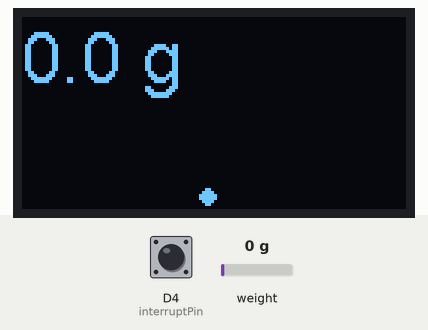
Simulated run of this sketch. Board: ESP8266 (NodeMCU). On the bench: 128×64 one-colour display. Inputs (shaded band) come from the test bench; at power-on: weight on the scale 0 g, D4 (interruptPin) HIGH. What the sketch prints to the serial monitor is not drawn.

Above: at 2.2 s.
2.3 s: weight on the scale set to 100 g
At 3.6 s:
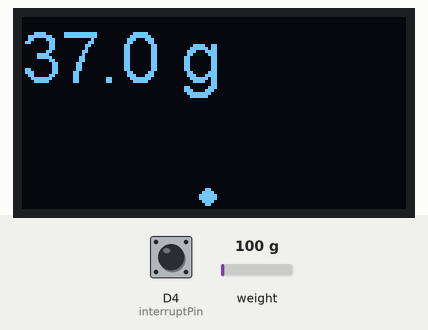
4.3 s: weight on the scale set to 1250 g
At 6.3 s:
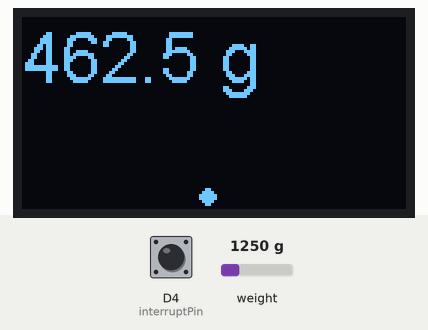
6.8 s: weight on the scale set to 2500 g
At 9.0 s:
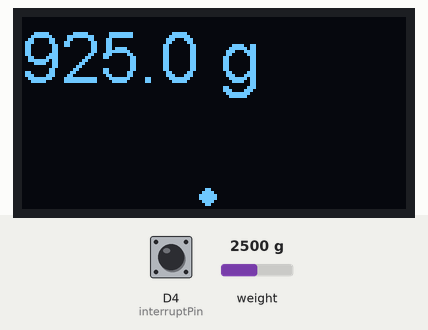
Timing chart, 0 to 10.5 s (numbered marks = the images above; inputs shaded):
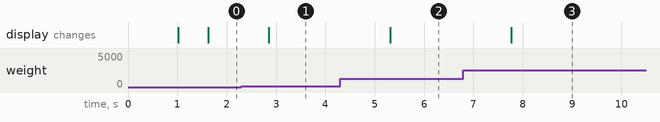

The sketch:

ssd1306_128x64_i2c.ino
```cpp
#include "HX711.h"
#include <Wire.h> //Bibliothek für die Arduino IDE <= 1.6.5
#include "SSD1306Wire.h" //Display Bibliothek
#include "OLEDDisplayUi.h" //Display Bibliothek

HX711 scale;
uint8_t dataPin = 14;
uint8_t clockPin = 12;
const byte interruptPin = 2;
volatile byte interruptCounter = 0;


//Initialisieren des Displays
//D1 - SDA
//D2 - SCL

SSD1306Wire  display(0x3c, D1, D2);
//Initialisieren des Objektes für die Oberfläche des Displays.
//Es lassen sich mehrere Frames damit erzeugen welche in einem
//definierten Interval angezeigt werden.

OLEDDisplayUi ui ( &display );
//Funktion zum anzeigen des Textes "Hello World!" auf dem Display.
float gewicht= 0;

ICACHE_RAM_ATTR void handleInterrupt() {
  interruptCounter++;
  attachInterrupt(digitalPinToInterrupt(interruptPin), handleInterrupt, FALLING);

  //TODO interrupt deaktivieren, reseten, bestimmte Zeit warten - interrupt wieder aktivieren
}

void helloFrame(OLEDDisplay *display, OLEDDisplayUiState* state, int16_t x, int16_t y) {
  display->setTextAlignment(TEXT_ALIGN_LEFT);
  display->setFont(ArialMT_Plain_24);

  char ausgabe[30];
  sprintf(ausgabe,"%.1f g" ,gewicht);

  display->drawString(0,0 , ausgabe);
}

//Array mit den Frames für das Display.
//Jeder Eintrag in diesem Array repräsentiert eine Darstellung
//des Displays.
FrameCallback frames[] = { helloFrame};

//Anzahl der maximalen Frames welche angezeigt werden sollen.

const int frameCount = 1;

void setup() {

  Serial.begin(9600);
  pinMode(interruptPin, INPUT_PULLUP);
  attachInterrupt(digitalPinToInterrupt(interruptPin), handleInterrupt, FALLING);
  scale.begin(dataPin, clockPin);
  scale.set_scale(171995.20);  //13943.50
  scale.tare();


   ui.setTargetFPS(60);
   ui.setFrames(frames, frameCount);
   ui.init();
   display.flipScreenVertically();


}

void loop() {

  Serial.print("UNITS: ");
  gewicht = scale.get_units(1)*370;
  delay(500);
  int remainingTimeBudget = ui.update();

  if(interruptCounter>0){
      scale.tare();
      interruptCounter= 0;
  }
}
```

Measured:
- after the input at 2.3 s, the display: changes after 0.56 s (image 1)
- after the input at 4.3 s, the display: changes after 1.0 s (image 2)
- after the input at 6.8 s, the display: changes after 0.97 s (image 3)
